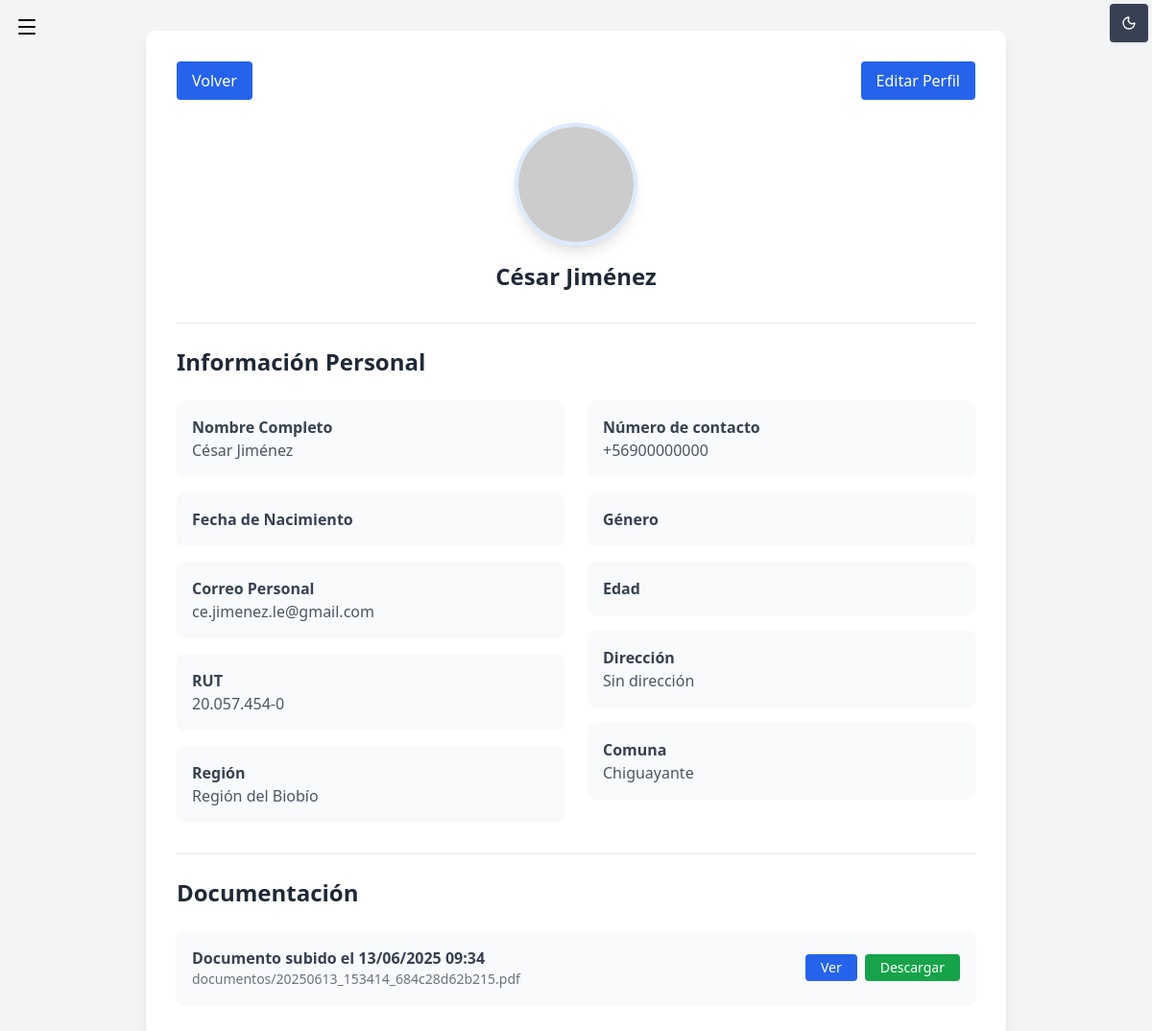
Page /perfiladoptante.php?id=1 (signed in) on the committed database.
### tables this page shows
CREATE TABLE usuarios (
    id INT AUTO_INCREMENT PRIMARY KEY,
    nombre VARCHAR(100) NOT NULL,
    rut VARCHAR(12) NOT NULL UNIQUE,
    email VARCHAR(100) NOT NULL UNIQUE,
    contrasena VARCHAR(255) NOT NULL,
    edad INT DEFAULT NULL,
    fecha_nacimiento DATE DEFAULT NULL,
    genero VARCHAR(20) DEFAULT NULL,
    direccion TEXT NOT NULL,
    numero_contacto VARCHAR(20) NOT NULL,
    representante VARCHAR(100) DEFAULT NULL,
    horario VARCHAR(100) DEFAULT NULL,
    descripcion TEXT DEFAULT NULL,
    especies TEXT DEFAULT NULL,
    redes_sociales TEXT DEFAULT NULL,
    mapa_url TEXT DEFAULT NULL,
    foto VARCHAR(255) DEFAULT NULL,
    fecha_creacion DATETIME DEFAULT CURRENT_TIMESTAMP,
    region_id INT NOT NULL,
    comuna_id INT NOT NULL,
    tipo VARCHAR(20) NOT NULL,

    FOREIGN KEY (region_id) REFERENCES region(id),
    FOREIGN KEY (comuna_id) REFERENCES comuna(id)
);

CREATE TABLE region (
    id INT AUTO_INCREMENT PRIMARY KEY,
    nombre VARCHAR(100) NOT NULL
);

CREATE TABLE comuna (
    id INT AUTO_INCREMENT PRIMARY KEY,
    nombre VARCHAR(100) NOT NULL,
    region_id INT NOT NULL,
    FOREIGN KEY (region_id) REFERENCES region(id) ON DELETE CASCADE ON UPDATE CASCADE
);

CREATE TABLE documentos (
    id INT AUTO_INCREMENT PRIMARY KEY,
    usuario_id INT NOT NULL,
    ruta VARCHAR(255) NOT NULL,
    fecha_subida DATETIME DEFAULT CURRENT_TIMESTAMP,
    FOREIGN KEY (usuario_id) REFERENCES usuarios(id) ON DELETE CASCADE
);

### perfiladoptante.php (the view, shortened to what this page needs)
<?php
include("conexion.php");
$conexion->set_charset("utf8mb4");
$id = isset($_GET['id']) ? intval($_GET['id']) : 0;
$resultado = $conexion->query("
    SELECT usuarios.*, region.nombre AS nombre_region, comuna.nombre AS nombre_comuna
    FROM usuarios
    LEFT JOIN region ON usuarios.region_id = region.id
    LEFT JOIN comuna ON usuarios.comuna_id = comuna.id
    WHERE usuarios.id = $id
");
$usuarios = $resultado->fetch_assoc();
    ?>
    <?php
$documentos = [];
$consulta_docs = $conexion->prepare("SELECT id, ruta, fecha_subida FROM documentos WHERE usuario_id = ?");
$consulta_docs->bind_param("i", $id);
$consulta_docs->execute();
$resultado_docs = $consulta_docs->get_result();
while ($doc = $resultado_docs->fetch_assoc()) {
    $documentos[] = $doc;
}
?>
<!DOCTYPE html>
<html lang="es">
<head>
  <script src="https://cdn.tailwindcss.com"></script>
</head>
<body class="bg-gray-100 text-gray-800">
    <div class="menu-toggle">
      <label for="btn-menu" class="cursor-pointer">
        <i data-lucide="menu" class="menu-icono w-6 h-6"></i>
      </label>
    </div>
    <div class="fixed top-1 right-1 z-50">
        <button id="modoToggle" class="bg-gray-700 text-white px-3 py-2 rounded shadow flex items-center justify-center w-10 h-10">
        </button>
    </div>
  <div class="container mx-auto px-4 py-8">
  <div class="max-w-4xl mx-auto bg-white rounded-lg shadow-lg p-6 md:p-8">
    <div class="flex justify-between items-center mb-6">
      <a href="javascript:history.back()" class="px-4 py-2 bg-blue-600 text-white rounded hover:bg-blue-700">Volver</a>
      <?php if (
          $_SESSION['usuario_tipo'] === 'Administrador' ||
          ($_SESSION['usuario_tipo'] === 'Adoptante' && $_SESSION['usuario_id'] == $usuarios['id'])
      ): ?>
          <a href="editaradoptante.php?id=<?= $usuarios['id']; ?>" class="px-4 py-2 bg-blue-600 text-white rounded hover:bg-blue-700">Editar Perfil</a>
      <?php endif; ?>
    </div>
    <div class="text-center mb-8">
      <div class="w-32 h-32 mx-auto mb-4">
        <?php if (!empty($usuarios['foto']) && file_exists($usuarios['foto'])): ?>
          <img src="<?php echo htmlspecialchars($usuarios['foto']); ?>" class="rounded-full w-full h-full object-cover border-4 border-blue-100 shadow-lg" alt="Foto perfil">
        <?php else: ?>
          <img src="https://ui-avatars.com/api/?name=<?php echo urlencode($usuarios['nombre']); ?>" class="rounded-full w-full h-full object-cover border-4 border-blue-100 shadow-lg" alt="Foto perfil">
        <?php endif; ?>
      </div>
      <h1 class="text-2xl font-bold"><?php echo htmlspecialchars($usuarios['nombre']); ?></h1>
    </div>
    <div class="border-t pt-6">
      <h2 class="text-2xl font-bold text-gray-800 mb-6">Información Personal</h2>
      <div class="grid md:grid-cols-2 gap-6 mb-8">
        <div class="space-y-4">
          <div class="bg-gray-50 p-4 rounded-lg">
            <h2 class="font-semibold text-gray-700">Nombre Completo</h2>
            <p class="text-gray-600"><?= htmlspecialchars($usuarios['nombre']) ?></p>
          </div>
          <div class="bg-gray-50 p-4 rounded-lg">
            <h2 class="font-semibold text-gray-700">Fecha de Nacimiento</h2>
          </div>
          <div class="bg-gray-50 p-4 rounded-lg">
            <h2 class="font-semibold text-gray-700">Correo Personal</h2>
            <p class="text-gray-600"><?= htmlspecialchars($usuarios['email']) ?></p>
          </div>
          <div class="bg-gray-50 p-4 rounded-lg">
            <h2 class="font-semibold text-gray-700">RUT</h2>
            <p class="text-gray-600"><?= htmlspecialchars($usuarios['rut']) ?></p>
          </div>
          <div class="bg-gray-50 p-4 rounded-lg">
            <h2 class="font-semibold text-gray-700">Región</h2>
            <p class="text-gray-600"><?= htmlspecialchars($usuarios['nombre_region']) ?></p>
          </div>
        </div>
        <div class="space-y-4">
          <div class="bg-gray-50 p-4 rounded-lg">
            <h2 class="font-semibold text-gray-700">Número de contacto</h2>
            <p class="text-gray-600"><?= htmlspecialchars($usuarios['numero_contacto']) ?></p>
          </div>
          <div class="bg-gray-50 p-4 rounded-lg">
            <h2 class="font-semibold text-gray-700">Género</h2>
          </div>
          <div class="bg-gray-50 p-4 rounded-lg">
            <h2 class="font-semibold text-gray-700">Edad</h2>
          </div>
          <div class="bg-gray-50 p-4 rounded-lg">
            <h2 class="font-semibold text-gray-700">Dirección</h2>
            <p class="text-gray-600"><?= htmlspecialchars($usuarios['direccion']) ?></p>
          </div>
          <div class="bg-gray-50 p-4 rounded-lg">
            <h2 class="font-semibold text-gray-700">Comuna</h2>
            <p class="text-gray-600"><?= htmlspecialchars($usuarios['nombre_comuna']) ?></p>
          </div>
        </div>
      </div>
      <div class="border-t pt-6 mt-8">
        <h2 class="text-2xl font-bold text-gray-800 mb-6">Documentación</h2>
        <?php if (empty($documentos)): ?>
          <p class="text-gray-600">No hay documentos subidos por este adoptante.</p>
        <?php else: ?>
          <ul class="space-y-4">
            <?php foreach ($documentos as $doc): ?>
              <li class="flex items-center justify-between bg-gray-50 p-4 rounded-lg shadow-sm">
                <div>
                  <p class="font-semibold text-gray-700">
                    Documento subido el <?= date("d/m/Y H:i", strtotime($doc['fecha_subida'])) ?>
                  </p>
                  <p class="text-sm text-gray-500 break-all"><?= htmlspecialchars($doc['ruta']) ?></p>
                </div>
                <div class="flex space-x-2">
                  <a href="<?= htmlspecialchars($doc['ruta']) ?>" target="_blank" class="px-4 py-1 text-sm bg-blue-600 text-white rounded hover:bg-blue-700">Ver</a>
                  <a href="<?= htmlspecialchars($doc['ruta']) ?>" download class="px-4 py-1 text-sm bg-green-600 text-white rounded hover:bg-green-700">Descargar</a>
                </div>
              </li>
            <?php endforeach; ?>
          </ul>
        <?php endif; ?>
      </div>
    </div>
  </div>
</div>
</body>
</html>

### perfiladoptante.php (style rules this page uses)
.menu-toggle { position: fixed; top: 1rem; left: 1rem; z-index: 50; }
body, .bg-white, .text-gray-800, .text-gray-500, .bg-gray-200, .bg-gray-600, .border-gray-300, .side-menu, .side-menu a, .menu-container { transition: background-color 0.3s ease, color 0.3s ease, border-color 0.3s ease, opacity 0.3s ease, transform 0.3s ease; }
.menu-icono { color: #000000; transition: color 0.3s ease; }

### rows in the picture
usuarios: nombre "César Jiménez", email "ce.jimenez.le@gmail.com", rut "20.057.454-0", region.nombre "Región del Biobío", numero_contacto "+56900000000", direccion "Sin dirección", comuna.nombre "Chiguayante"
documentos: fecha_subida "13/06/2025 09:34", ruta "documentos/20250613_153414_684c28d62b215.pdf"
